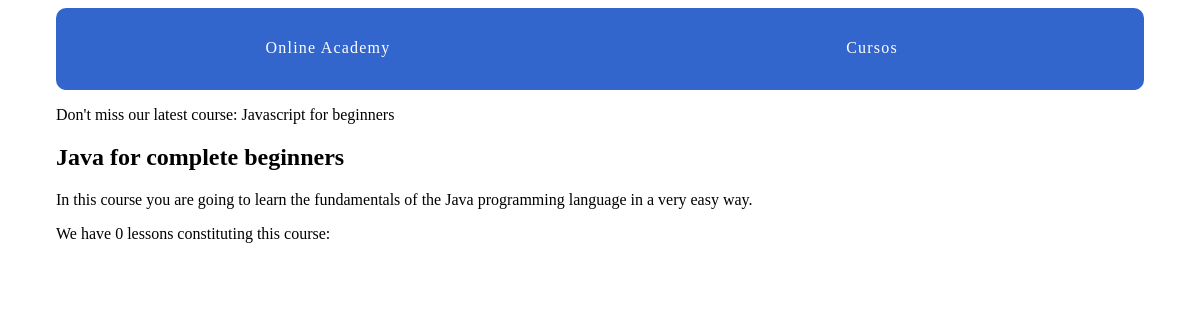
The app's page /courses/4/ with its own data.
### courses/models.py (models this page shows)
class Courses(models.Model):
    created_at = models.DateTimeField(auto_now_add=True)
    title = models.CharField(max_length=30)
    description = models.TextField()
    def __str__(self):
        return self.title

### courses/views.py (the view)
# urls.py: path('<int:pk>/', views.courses_detail, name='course_detail'),
def courses_detail(request, pk):
    course = get_object_or_404(Courses, pk=pk)
    return render(request, 'courses/course_detail.html', {'course': course})

### courses/templatetags/course_extras.py (called while the page is built)
@register.simple_tag
def last_course():
    return Courses.objects.latest('created_at')

### courses/templates/courses/course_detail.html (shortened to what this page needs)
{% extends "layout.html" %}
{% load humanize course_extras %}
{% block content %}
<article>
    <h2>{{ course.title }}</h2>
    <p>{{ course.description }}</p>
    <p>We have {{ course.lessons_set.count|apnumber }} lesson{{ course.lessons_set.count|pluralize }} constituting this course: {{ course.lessons_set.all|join:", " }}</p>
</article>
{% endblock %}

### online_academy/templates/layout.html (shortened to what this page needs)
{% load static from static %}
{% load course_extras %}
<!DOCTYPE html>
<html lang="en" dir="ltr">
    <head>
        <link rel="stylesheet" href="{% static 'css/layout.css' %}">
    </head>
    <body>
        <div class="site-container">
            <nav>
                <a href="{% url 'home' %}">Online Academy</a>
                <a href="{% url 'courses:courses_list' %}">Cursos</a>
            </nav>
            <p>Don't miss our latest course: {% last_course %}</p>
            {% block content %}{% endblock %}
        </div>
    </body>
</html>

### assets/css/layout.css (style rules this page uses)
html { box-sizing: border-box; }
*, *::after, *::before { box-sizing: inherit; }
.site-container { max-width: 68em; margin-left: auto; margin-right: auto; }
.site-container::after { clear: both; content: ""; display: table; }
.site-container nav { width: 100%; display: table; width: 100%; table-layout: fixed; border-bottom-left-radius: 10px; border-bottom-right-radius: 10px; border-top-left-radius: 10px; border-top-right-radius: 10px; border-bottom-left-radius: 10px; border-top-left-radius: 10px; border-bottom-right-radius: 10px; border-top-right-radius: 10px; background-color: #3366CC; margin-bottom: 1em; overflow: hidden; }
.site-container nav a { display: table-cell; width: 8.33333%; padding: 10px; border-bottom: 2px solid #3366CC; color: #FFFFFF; letter-spacing: 0.075em; line-height: 60px; text-align: center; text-decoration: none; }

### records on screen
Courses: title "Javascript for beginners"
Courses: title "Java for complete beginners", description "In this course you are going to learn the fundamentals of the Java programming language in a very easy way.", lessons_set.count|apnumber "0"
